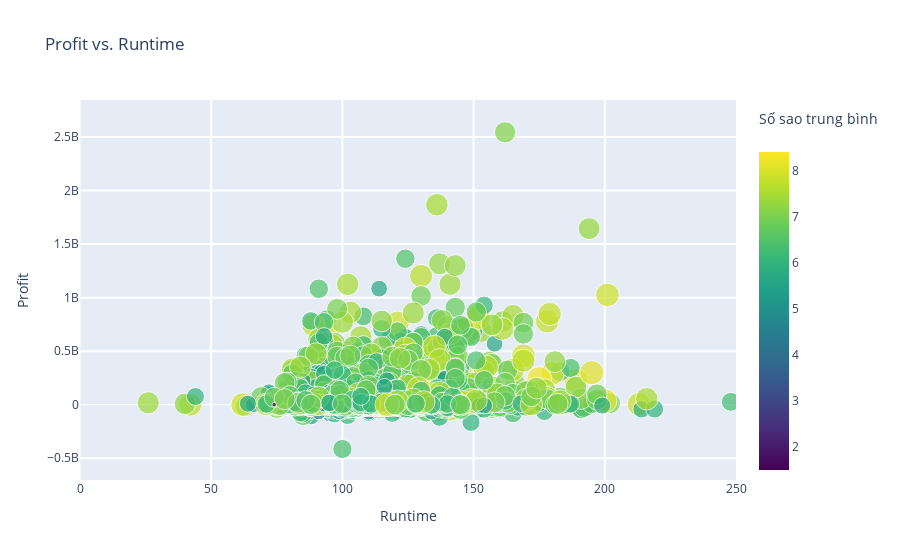

Notebook source saved alongside this figure:
### Code cell
layout = go.Layout(
    title='Profit vs. Runtime',
    xaxis=dict(
        title='Runtime',
        gridcolor='rgb(255, 255, 255)',
        range=[0, 250],
        zerolinewidth=1,
        ticklen=5,
        gridwidth=2,
    ),
    yaxis=dict(
        title='Profit',
        gridcolor='rgb(255, 255, 255)',
        zerolinewidth=1,
        ticklen=5,
        gridwidth=2,
    )
)
data = [go.Scatter(
    x=df2.runtime.values, # Budget
    y=df2.profit.values,  # Gross
    mode='markers',
    text= df2.original_title.values, # Movie Titles
    marker=dict(
        size=3*(df2.vote_average),
        sizeref=1.0,
        color=df2.vote_average.values,
        colorbar=ColorBar(title='Số sao trung bình<br> &nbsp;'),
        showscale=True,
        colorscale='Viridis'
    ))]
fig = go.Figure(data=data, layout=layout)
iplot(fig)

### Figure 1 — Plotly figure (JSON) as saved in the notebook; plotly's stock layout.template omitted (floating-point values rounded to 4 significant figures; data arrays with more than 128 entries replaced by an {"elided": "..."} marker saying what was removed)
{"data": [{"marker": {"color": {"elided": "4849 float values"}, "colorbar": {"title": {"text": "Số sao trung bình<br> &nbsp;"}}, "colorscale": [[0, "#440154"], [0.1111, "#482878"], [0.2222, "#3e4989"], [0.3333, "#31688e"], [0.4444, "#26828e"], [0.5556, "#1f9e89"], [0.6667, "#35b779"], [0.7778, "#6ece58"], [0.8889, "#b5de2b"], [1, "#fde725"]], "showscale": true, "size": {"elided": "4849 float values"}, "sizeref": 1}, "mode": "markers", "text": {"elided": "4849 str values"}, "type": "scatter", "x": {"elided": "4849 int values"}, "y": {"elided": "4849 int values"}}], "layout": {"title": {"text": "Profit vs. Runtime"}, "xaxis": {"gridcolor": "rgb(255, 255, 255)", "gridwidth": 2, "range": [0, 250], "ticklen": 5, "title": {"text": "Runtime"}, "zerolinewidth": 1}, "yaxis": {"gridcolor": "rgb(255, 255, 255)", "gridwidth": 2, "ticklen": 5, "title": {"text": "Profit"}, "zerolinewidth": 1}}}
